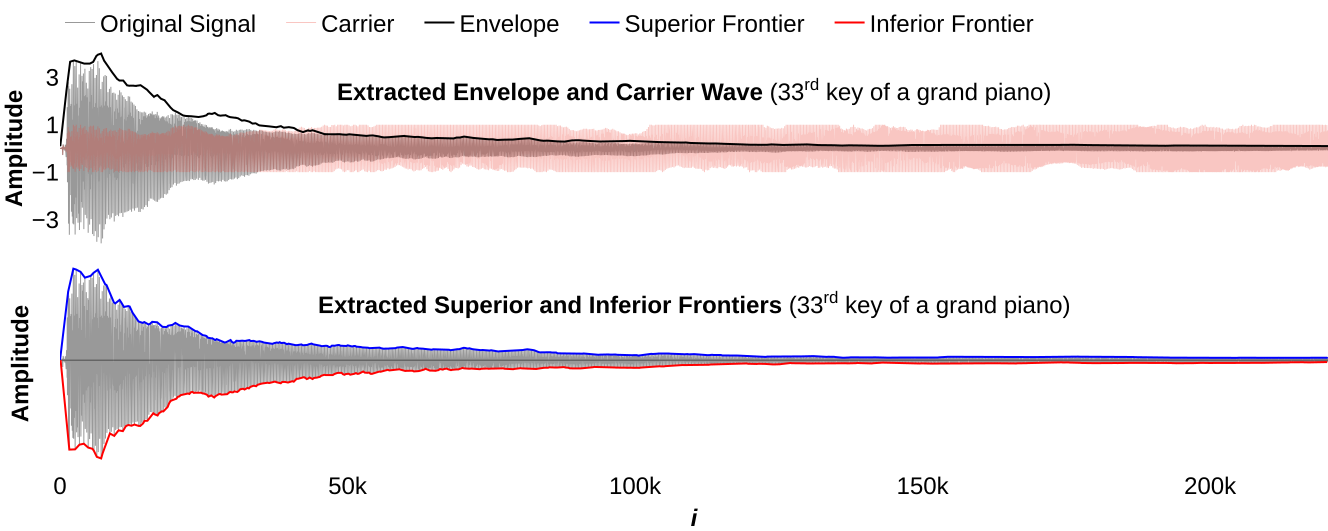

Generate this figure with Python:
import sys
import numpy as np
import signal_envelope as se
from scipy import interpolate
import plotly.graph_objects as go
from plotly.subplots import make_subplots


name = "piano"
W, _ = se.read_wav(f"C:/Users/tesse/Desktop/Files/Dropbox/0_Science/reps/envelope/test_samples/{name}.wav")
amp = np.max(np.abs(W))
W = 4 * W / amp
X = np.arange(W.size)

Xpos, Xneg = se.get_frontiers(W, 0)
E = se.get_frontiers(W, 1)

f = interpolate.interp1d(E, np.abs(W[E]), kind="linear", fill_value="extrapolate")
E = f(X)

for i in range(E.size):
  if E[i] < 0.1:
    E[i] = 0.1

C = W / E

'''============================================================================'''
'''                                    PLOT                                    '''
'''============================================================================'''

FONT = dict(
    family="Arial",
    color="black",
    size=24
    # size=13.3333
  )

'''Plotting'''
fig = make_subplots(
  rows=2, cols=1, shared_xaxes=True, vertical_spacing=0.01,
  subplot_titles=("<b>Extracted Envelope and Carrier Wave</b> (33<sup>rd</sup> key of a grand piano)", "<b>Extracted Superior and Inferior Frontiers</b> (33<sup>rd</sup> key of a grand piano)")
)
fig.layout.template ="plotly_white" 
fig.update_layout(
  # xaxis_title="<b><i>i</i></b>",
  # yaxis_title="<b>Amplitude</b>",
  legend=dict(orientation='h', yanchor='top', xanchor='left', y=1.1),
  margin=dict(l=0, r=0, b=0, t=0),
  font=FONT,
  # title=dict(text="<b>Teste</b>", font=FONT)
)
# fig.layout.xaxis.title.font=FONT
# fig.layout.yaxis.title.font=FONT

fig.update_xaxes(
  showline=False, 
  showgrid=False, 
  zeroline=False, 
  showticklabels=False, 
  # title=dict(text="<b><i>i</i></b>",font=FONT), 
  row=1, col=1
)

fig.update_xaxes(
  showline=False, 
  showgrid=False, 
  zeroline=False, 
  showticklabels=True, 
  title=dict(text="<b><i>i</i></b>",font=FONT), 
  row=2, col=1
)

fig.update_yaxes(
  showline=False,
  showgrid=False,
  zeroline=False,
  gridcolor='gray',
  tickvals=[ -3, -1, 1, 3],
  title=dict(text="<b>Amplitude</b>", font=FONT),
  row=1, col=1
)

fig.update_yaxes(
  showline=False, 
  showgrid=False, 
  zerolinewidth=1, 
  zerolinecolor="gray",
  showticklabels=False, 
  title=dict(text="<b>Amplitude</b>",font=FONT), 
  row=2, col=1
)

for i in fig['layout']['annotations']:
    i['font'] = FONT


fig.add_trace(
  go.Scatter(
    name="Original Signal   ",
    # x=np.arange(W.size),
    y=W,
    mode="lines",
    # fill="tozeroy",
    # fillcolor="gray",
    line=dict(width=1, color="rgba(0, 0, 0, 0.4)",),
  ), row=1, col=1
)

fig.add_trace(
  go.Scatter(
    name="Carrier   ",
    # x=np.arange(W.size),
    y=C,
    mode="lines",
    # fill="tozeroy",
    # fillcolor="rgba(0,0,0,0.3)",
    line=dict(width=1, color="rgba(235, 64, 52, 0.3)",),
  ), row=1, col=1
)

fig.add_trace(
  go.Scatter(
    name="Envelope   ",
    # x=E,
    y=E,
    mode="lines",
    line=dict(width=2, color="black"),
  ), row=1, col=1
)

'''Plot 2'''
fig.add_trace(
  go.Scatter(
    name="Original Signal      ",
    showlegend = False,
    # x=np.arange(W.size),
    y=W,
    mode="lines",
    # fill="tozeroy",
    # fillcolor="gray",
    line=dict(width=1, color="rgba(0, 0, 0, 0.4)",),
  ), row=2, col=1
)

fig.add_trace(
  go.Scatter(
    name="Superior Frontier   ",
    x=Xpos,
    y=W[Xpos],
    mode="lines",
    line=dict(width=2, color="blue"),
    # visible = "legendonly"
  ), row=2, col=1
)

fig.add_trace(
  go.Scatter(
    name="Inferior Frontier   ",
    x=Xneg,
    y=W[Xneg],
    mode="lines",
    line=dict(width=2, color="red"),
    # visible = "legendonly"
  ), row=2, col=1
)

fig.layout.annotations[0].update(y=0.85)
fig.layout.annotations[1].update(y=0.35)

fig.show(config=dict({'scrollZoom': True}))
save_name = "./images/" + sys.argv[0].split('/')[-1].replace(".py", "") + ".svg"
fig.write_image(save_name, width=1328, height=531, engine="kaleido", format="svg")
print("saved:", save_name)
